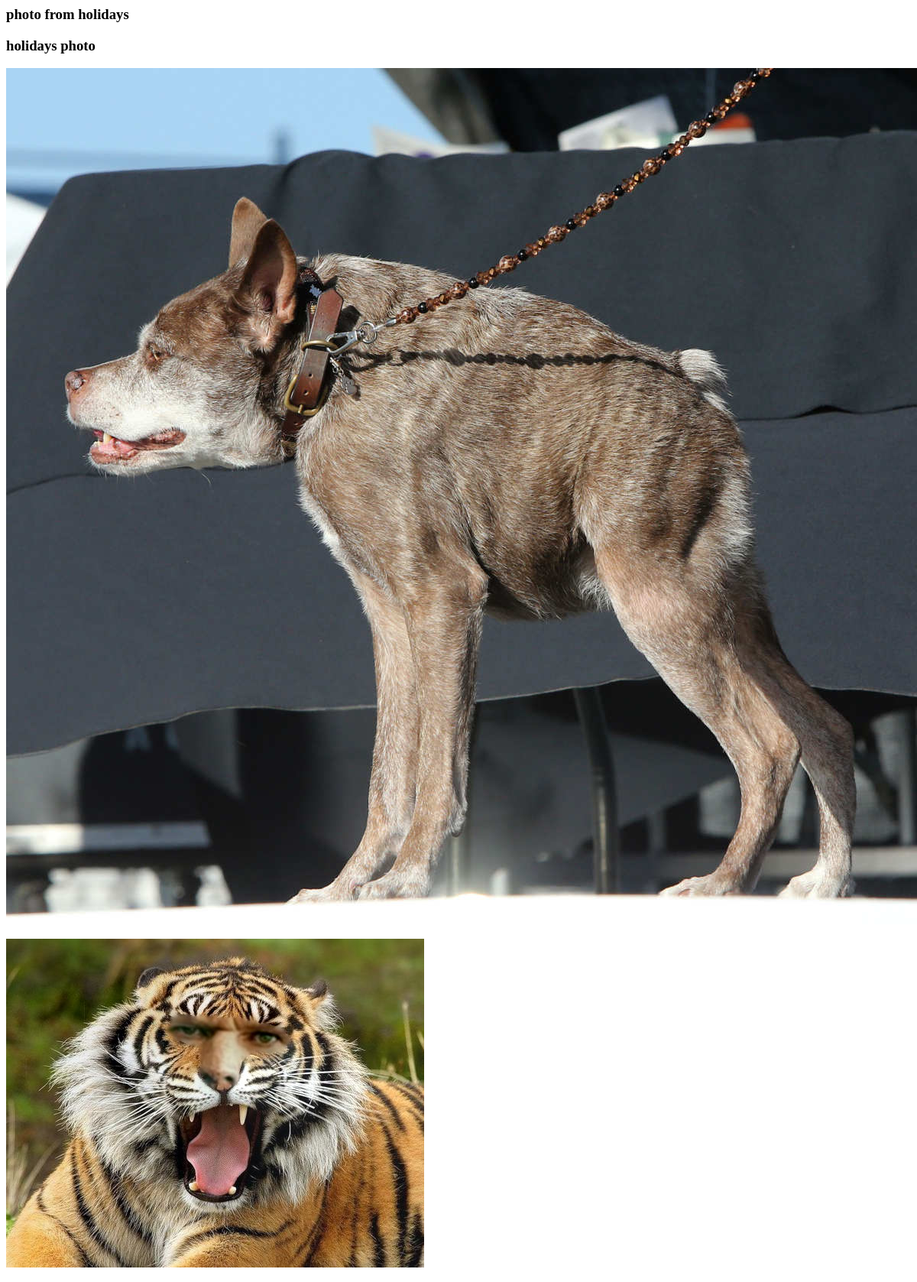
/albums/album/1, run on an earlier commit of the app's database.
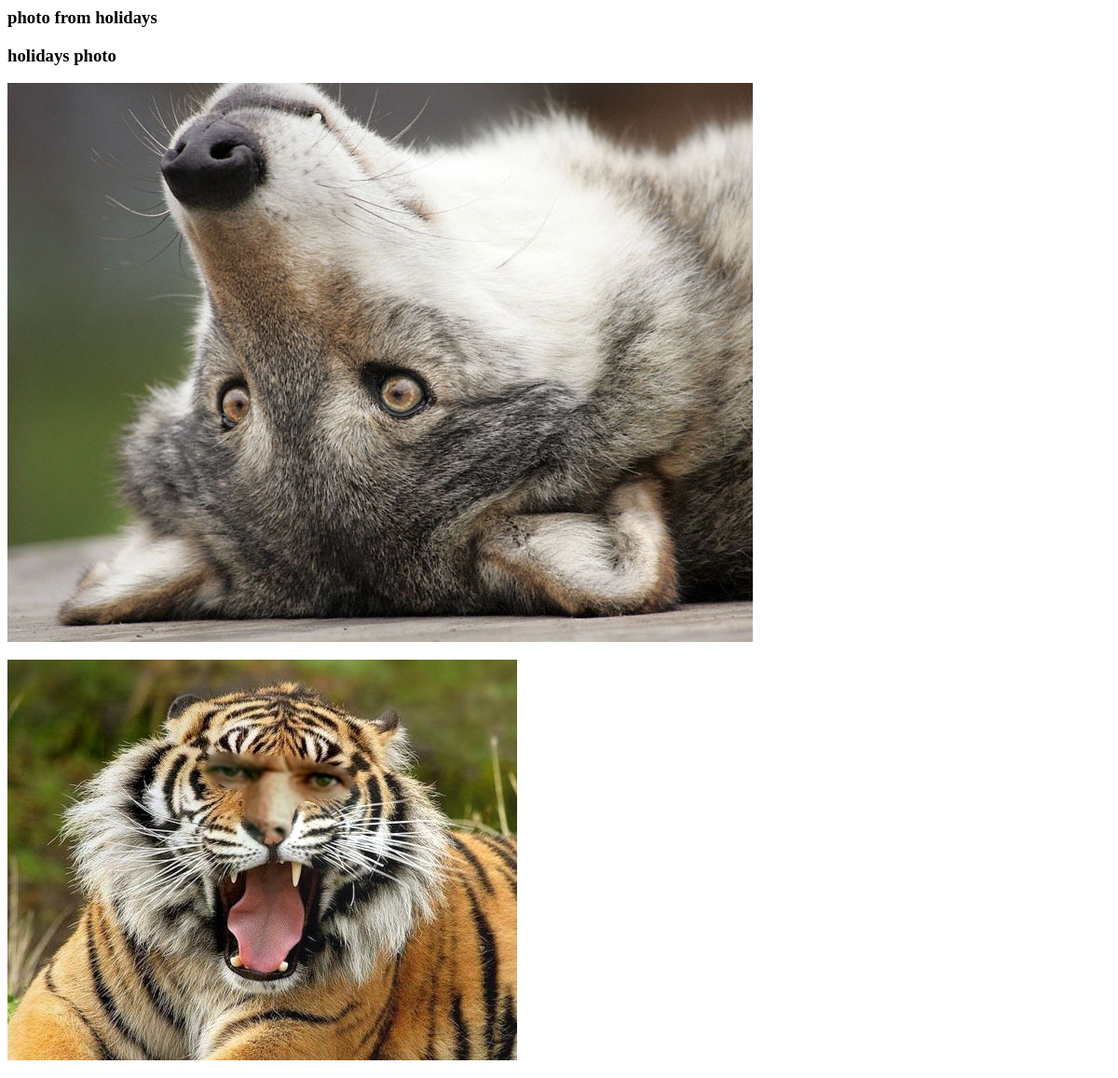
And on a later commit of the database.
### albums/models.py (models this page shows, shortened)
class Album(models.Model):
    title = models.CharField('Name the albumx', max_length=250)
    descr = models.TextField('Full description', blank=True)
    date_created = models.DateTimeField('Date created',auto_now_add = True, auto_created = True)
    date_change = models.DateTimeField('Date change', auto_now_add= True, auto_created=True)

class Photo(models.Model):
    alt = models.TextField()
    img = models.ImageField(upload_to='albums/static/albums/photos')
    date_created = models.DateTimeField('Date created', auto_now_add=True, auto_created=True)
    date_change = models.DateTimeField('Date change', auto_now_add=True, auto_created=True)
    album = models.ForeignKey(Album)
    def get_url_img(self):
        try:
            return '/' + self.img.url.split('/', 1)[1]
        except IndexError:
            return ''

### albums/views.py (the view)
# urls.py: url(r'^album/([0-9]+)', views.Album_view)
def Album_view(request, id):
    view = Album.objects.get(id=id)
    context = {'album': view}
    return render(request, 'albums/album.html', context)

### albums/templates/albums/album.html
{% load static %}
<h3> {{ album.title }} </h3>
<h3> {{ album.descr }} </h3>
{% for i in album.photo_set.all %}
    <h3> <img src={{ i.get_url_img }} alt={{ i.alt }}> </h3>
{% endfor %}

What changed in the data, as far as the page shows it:
changed Photo (number 1 of 2 on the later page): get_url_img: a different picture
